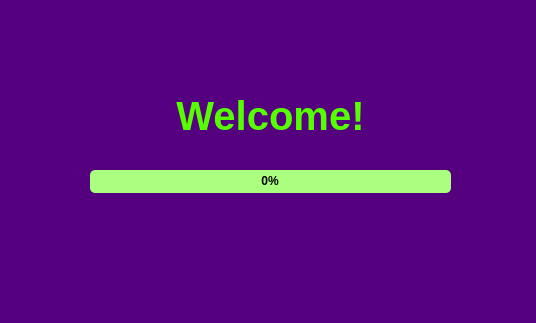
<?xml version="1.0" encoding="UTF-8"?>
<ui version="4.0">
 <class>MainWindow</class>
 <widget class="QMainWindow" name="MainWindow">
  <property name="geometry">
   <rect>
    <x>0</x>
    <y>0</y>
    <width>536</width>
    <height>323</height>
   </rect>
  </property>
  <property name="windowTitle">
   <string>Splash Screen</string>
  </property>
  <property name="styleSheet">
   <string notr="true">background:rgb(85, 0, 127);</string>
  </property>
  <widget class="QWidget" name="centralwidget">
   <property name="styleSheet">
    <string notr="true"/>
   </property>
   <widget class="QLabel" name="label">
    <property name="geometry">
     <rect>
      <x>120</x>
      <y>90</y>
      <width>301</width>
      <height>51</height>
     </rect>
    </property>
    <property name="styleSheet">
     <string notr="true">QLabel{color:rgb(85, 255, 0);font-size:40px;font-weight:bold;}</string>
    </property>
    <property name="text">
     <string>Welcome!</string>
    </property>
    <property name="alignment">
     <set>Qt::AlignCenter</set>
    </property>
   </widget>
   <widget class="QProgressBar" name="progressBar">
    <property name="geometry">
     <rect>
      <x>90</x>
      <y>170</y>
      <width>361</width>
      <height>23</height>
     </rect>
    </property>
    <property name="layoutDirection">
     <enum>Qt::LeftToRight</enum>
    </property>
    <property name="styleSheet">
     <string notr="true">QProgressBar{background-color:rgb(170, 255, 127);color:rgb(0, 0, 0);font-weight:bold;border-radius:5px;}QProgressBar::chunk{background-color:rgb(85, 255, 0);border-radius:5px;}</string>
    </property>
    <property name="value">
     <number>0</number>
    </property>
    <property name="alignment">
     <set>Qt::AlignCenter</set>
    </property>
   </widget>
   <widget class="QLabel" name="label_2">
    <property name="geometry">
     <rect>
      <x>490</x>
      <y>280</y>
      <width>31</width>
      <height>31</height>
     </rect>
    </property>
    <property name="text">
     <string/>
    </property>
    <property name="pixmap">
     <pixmap>src/logo_icon.png</pixmap>
    </property>
    <property name="scaledContents">
     <bool>true</bool>
    </property>
   </widget>
  </widget>
 </widget>
 <resources/>
 <connections/>
</ui>
